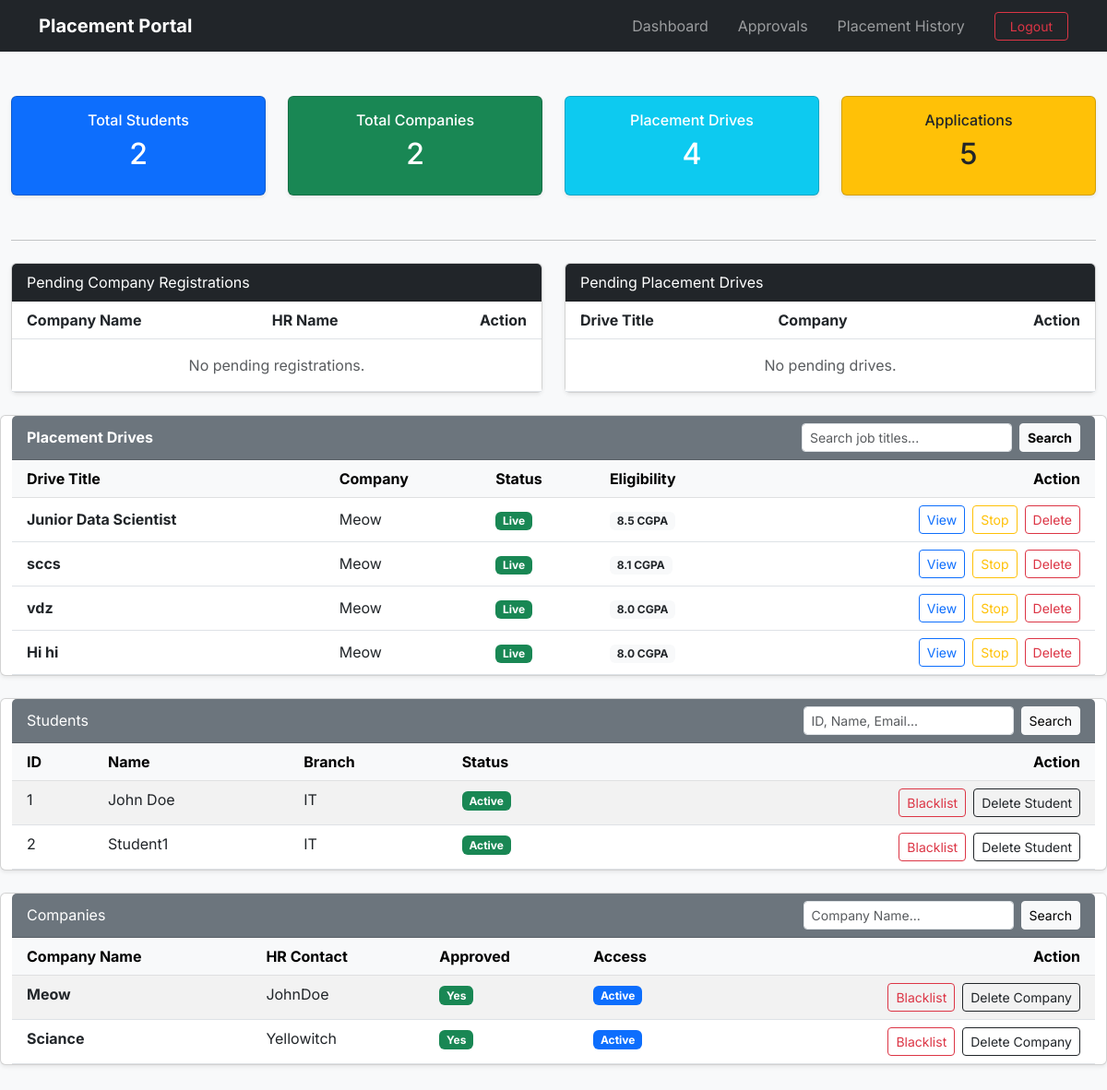
Page /admin/dashboard (signed in) on the earlier database version.
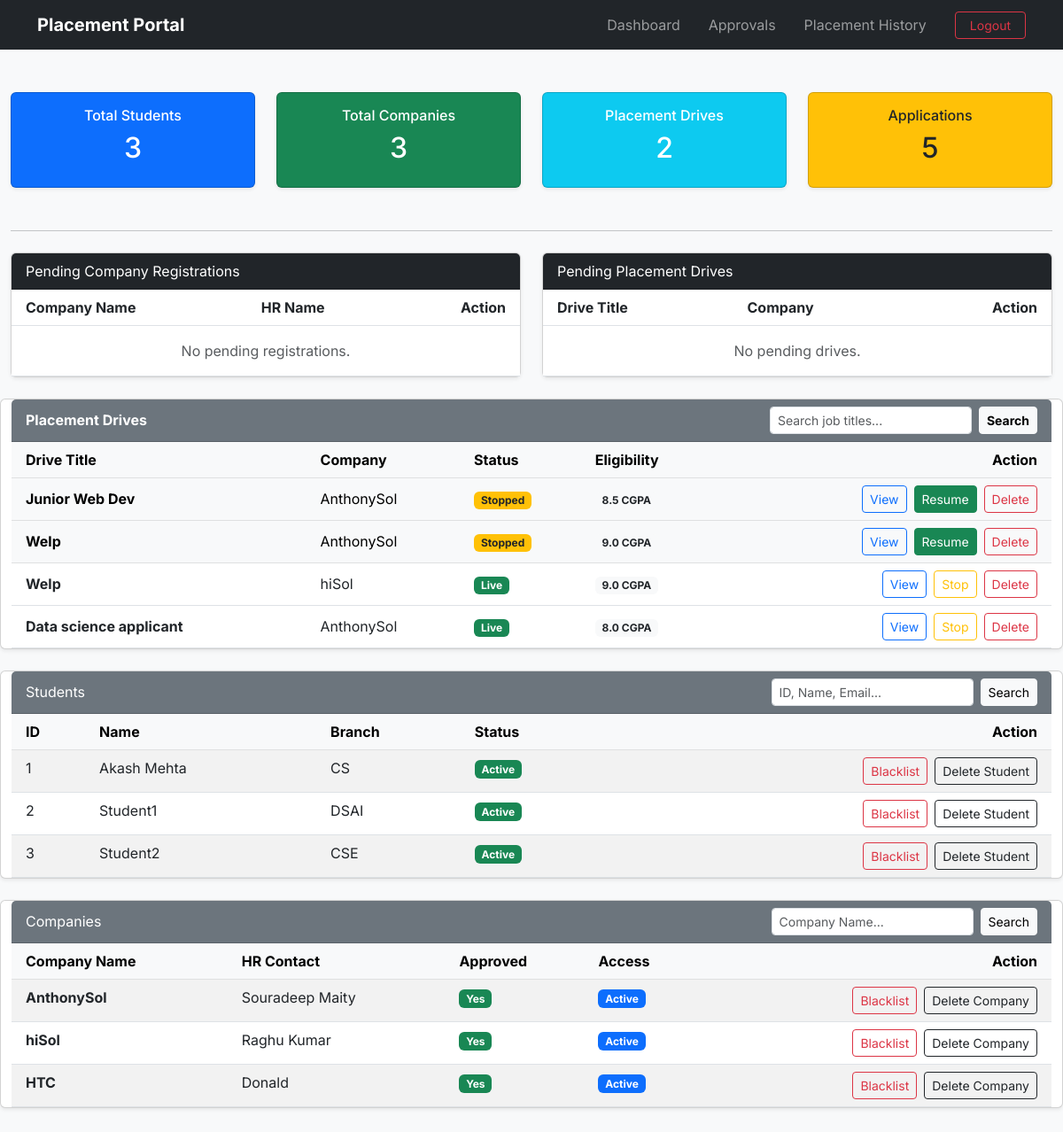
Same page on the later database version.
### application/models.py (models this page shows)
class PlacementDrive(db.Model):
    __tablename__="placement_drives"
    id=db.Column(db.Integer(),primary_key=True)
    company_id=db.Column(db.Integer(),db.ForeignKey("companies.id"),nullable=False)
    job_title=db.Column(db.String(200),nullable=False)
    job_description=db.Column(db.Text(),nullable=False)
    job_location=db.Column(db.String(200),nullable=False)
    eligibility_CGPA=db.Column(db.Float(),nullable=False)
    eligibility_criteria_others=db.Column(db.Text(),nullable=True)
    deadline=db.Column(db.DateTime(),nullable=False)
    status=db.Column(db.String(30),default='Pending') #Pending, Approved, Denied or Closed. Will be done by Admin
    allowed_branches=db.Column(db.Text(),nullable=False)
    allowed_years=db.Column(db.Text(),nullable=False)
    created_at=db.Column(db.DateTime(),default=datetime.now)
    company=db.relationship("Company",back_populates="drives") #Child side
    applications=db.relationship("Application",back_populates="drive",cascade="all,delete-orphan") #Parent side

class Company(db.Model):
    __tablename__="companies"
    id=db.Column(db.Integer(),primary_key=True)
    user_id=db.Column(db.Integer(),db.ForeignKey("users.id"),nullable=False)
    company_name=db.Column(db.String(200),nullable=False)
    hr_name=db.Column(db.String(100),nullable=True)
    hr_contact=db.Column(db.String(100),nullable=True)
    website=db.Column(db.String(200),nullable=True)
    is_approved=db.Column(db.Boolean(),default=False) # Until Admin toggles this on the company wont be approved and wont be shown in dashboard
    user=db.relationship("User",back_populates="company") #Child side
    drives=db.relationship("PlacementDrive",back_populates="company",cascade="all,delete-orphan") #Parent side

class Student(db.Model):
    __tablename__="students"
    id=db.Column(db.Integer(),primary_key=True)
    user_id=db.Column(db.Integer(),db.ForeignKey("users.id"),nullable=False)
    name=db.Column(db.String(100),nullable=False)
    college=db.Column(db.String(200),nullable=False)
    branch=db.Column(db.String(100),nullable=False)
    semester=db.Column(db.String(10),nullable=False)
    cgpa=db.Column(db.Float(),nullable=False)
    resume_path=db.Column(db.String(400)) #This will store the file path of where the resume is stored
    user=db.relationship("User",back_populates="student") #Child side
    applications=db.relationship("Application",back_populates="student",cascade="all,delete-orphan") #Parent side

class User(db.Model):
    __tablename__="users"
    id=db.Column(db.Integer(),primary_key=True)
    username=db.Column(db.String(100),nullable=False,unique=True)
    email=db.Column(db.String(200),nullable=False,unique=True)
    password=db.Column(db.String(255),nullable=False)
    role=db.Column(db.String(10),nullable=False,default="student")
    created_at=db.Column(db.DateTime(),default=datetime.now)
    is_blacklisted=db.Column(db.Boolean(),default=False)
    company=db.relationship("Company",back_populates="user",uselist=False,cascade="all,delete-orphan")
    student=db.relationship("Student",back_populates="user",uselist=False,cascade="all,delete-orphan")

### application/controllers.py (the view, shortened to what this page needs)
@app.route('/admin/dashboard')
def admin_dashboard():
    if session.get('role')!='admin':
        flash('Unauthorized!','danger')
        return redirect(url_for('login'))
    pending_companies=Company.query.filter_by(is_approved=False).all()
    all_students=Student.query.all()
    all_companies=Company.query.all()
    pending_drives=PlacementDrive.query.filter_by(status='Pending').all()
    active_drives=PlacementDrive.query.filter(PlacementDrive.status.in_(['Approved','Stopped'])).all()
    stats = {
        'students': Student.query.count(),
        'companies': Company.query.filter_by(is_approved=True).count(),
        'drives': PlacementDrive.query.filter_by(status='Approved').count(),
        'applications': Application.query.count()
    }
    s_q=request.args.get('student_q','')
    c_q=request.args.get('company_q','')
    student_query=Student.query
    all_students = student_query.all()
    company_query=Company.query.filter_by(is_approved=True)
    all_companies = company_query.all()
    d_q = request.args.get('drive_q', '')
    drive_query = PlacementDrive.query.filter(PlacementDrive.status.in_(['Approved', 'Stopped']))
    if d_q:
        drive_query = drive_query.filter(PlacementDrive.job_title.ilike(f'%{d_q}%') |
                                         PlacementDrive.allowed_branches.ilike(f'%{d_q}%')|
                                         PlacementDrive.allowed_years.ilike(f'%{d_q}%')|
                                         PlacementDrive.company.has(Company.company_name.ilike(f'%{d_q}%')))
    active_drives = drive_query.all()
    return render_template('admin_dashboard.html',
                           stats=stats,
                           pending_companies=pending_companies,
                           students=all_students,
                           all_companies=all_companies,
                           pending_drives=pending_drives,
                           active_drives=active_drives,
                           s_q=s_q,c_q=c_q,d_q=d_q)

### templates/admin_dashboard.html (shortened to what the changed rows need)
{% extends 'base.html' %}
{% block content %}
<div class="container-fluid mt-4">
    <div class="row">
        <div class="col-md-3 mb-4">
            <div class="card bg-primary text-white shadow-sm">
                <div class="card-body text-center">
                    <h6>Total Students</h6>
                    <h2>{{ stats.students }}</h2>
                </div>
            </div>
        </div>
        <div class="col-md-3 mb-4">
            <div class="card bg-success text-white shadow-sm">
                <div class="card-body text-center">
                    <h6>Total Companies</h6>
                    <h2>{{ stats.companies }}</h2>
                </div>
            </div>
        </div>
        <div class="col-md-3 mb-4">
            <div class="card bg-info text-white shadow-sm">
                <div class="card-body text-center">
                    <h6>Placement Drives</h6>
                    <h2>{{ stats.drives }}</h2>
                </div>
            </div>
        </div>
        <div class="col-md-3 mb-4">
            <div class="card bg-warning text-dark shadow-sm">
                <div class="card-body text-center">
                    <h2>{{ stats.applications }}</h2>
                </div>
            </div>
        </div>
    </div>
    <div class="row">
        <div class="col-md-6">
            <div class="card mb-4 shadow-sm">
                <div class="card-body p-0">
                    <table class="table table-hover mb-0">
                        <thead>
                            <tr>
                                <th class="ps-3">Company Name</th>
                                <th>HR Name</th>
                                <th class="text-end pe-3">Action</th>
                            </tr>
                        </thead>
                    </table>
                </div>
            </div>
        </div>
        <div class="col-md-6">
            <div class="card mb-4 shadow-sm">
                <div class="card-body p-0">
                    <table class="table table-hover mb-0">
                        <thead>
                            <tr>
                                <th class="ps-3">Drive Title</th>
                                <th class="ps-3">Company</th>
                                <th class="text-end pe-3">Action</th>
                            </tr>
                        </thead>
                    </table>
                </div>
            </div>
        </div>
        <div class="card shadow-sm mb-4">
        <div class="card-body p-0">
            <table class="table table-hover align-middle mb-0">
                <thead class="table-light">
                    <tr>
                        <th class="ps-3">Drive Title</th>
                        <th>Company</th>
                        <th>Status</th> <th>Eligibility</th>
                        <th class="text-end pe-3">Action</th>
                    </tr>
                </thead>
                <tbody>
                    {% for drive in active_drives %}
                    <tr class="{{ 'table-light text-muted' if drive.status == 'Stopped' }}"> <td class="ps-3">
                            <strong>{{ drive.job_title }}</strong>
                        </td>
                        <td>{{ drive.company.company_name }}</td>
                        <td>
                            {% if drive.status == 'Approved' %}
                                <span class="badge bg-success">Live</span>
                            {% else %}
                                <span class="badge bg-warning text-dark">Stopped</span>
                            {% endif %}
                        </td>
                        <td><span class="badge bg-light text-dark">{{ drive.eligibility_CGPA }} CGPA</span></td>
                        <td class="text-end pe-3">
                            <div class="d-flex justify-content-end gap-2">
                                <a href="{{ url_for('admin_review_drive', drive_id=drive.id) }}" class="btn btn-sm btn-outline-primary">View</a>
                                {% if drive.status == 'Approved' %}
                                    <form action="{{ url_for('stop_drive', drive_id=drive.id) }}" method="POST" class="m-0">
                                        <button type="submit" class="btn btn-sm btn-outline-warning">Stop</button>
                                    </form>
                                {% else %}
                                    <form action="{{ url_for('resume_drive', drive_id=drive.id) }}" method="POST" class="m-0">
                                        <button type="submit" class="btn btn-sm btn-success text-white">Resume</button>
                                    </form>
                                {% endif %}
                                <form action="{{ url_for('delete_drive', drive_id=drive.id) }}" method="POST" class="m-0">
                                    <button type="submit" class="btn btn-sm btn-outline-danger">Delete</button>
                                </form>
                            </div>
                        </td>
                    </tr>
                    {% else %}
                    <tr><td colspan="5" class="text-center py-4 text-muted">No matching drives found.</td></tr>
                    {% endfor %}
                </tbody>
            </table>
        </div>
    </div>
    <div class="card shadow-sm mb-4">
        <div class="card-body p-0">
            <table class="table table-striped mb-0">
                <thead class="table-light">
                    <tr>
                        <th class="ps-3">ID</th>
                        <th>Name</th>
                        <th>Branch</th>
                        <th>Status</th>
                        <th class="text-end pe-3">Action</th>
                    </tr>
                </thead>
                <tbody>
                    {% for student in students %}
                    <tr>
                        <td class="ps-3">{{ student.id }}</td>
                        <td>{{ student.name }}</td>
                        <td>{{ student.branch }}</td>
                        <td>
                            <span class="badge {{ 'bg-danger' if student.user.is_blacklisted else 'bg-success' }}">
                                {{ 'Blacklisted' if student.user.is_blacklisted else 'Active' }}
                            </span>
                        </td>
                        <td class="text-end pe-3">
                            <div class="d-flex justify-content-end gap-2 align-items-center">
                                <form action="{{ url_for('toggle_blacklist', user_id=student.user_id) }}" method="POST" class="m-0">
                                    <button type="submit" class="btn btn-sm {{ 'btn-outline-warning' if student.user.is_blacklisted else 'btn-outline-danger' }}">
                                        {{ 'Activate' if student.user.is_blacklisted else 'Blacklist' }}
                                    </button>
                                </form>
                                <form action="{{ url_for('delete_user', user_id=student.user_id) }}" method="POST" class="m-0">
                                    <button type="submit" class="btn btn-sm btn-outline-dark">Delete Student</button>
                                </form>
                            </div>
                        </td>
                    </tr>
                    {% else %}
                    <tr><td colspan="5" class="text-center py-4 text-muted">No students found matching your search.</td></tr>
                    {% endfor %}
                </tbody>
            </table>
        </div>
    </div>
    <div class="card shadow-sm mb-4">
        <div class="card-body p-0">
            <table class="table table-striped mb-0">
                <thead class="table-light">
                    <tr>
                        <th class="ps-3">Company Name</th>
                        <th>HR Contact</th>
                        <th>Approved</th>
                        <th>Access</th>
                        <th class="text-end pe-3">Action</th>
                    </tr>
                </thead>
                <tbody>
                    {% for company in all_companies %}
                    <tr>
                        <td class="ps-3"><strong>{{ company.company_name }}</strong></td>
                        <td>{{ company.hr_name }}</td>
                        <td>
                            <span class="badge {{ 'bg-success' if company.is_approved else 'bg-warning text-dark' }}">
                                {{ 'Yes' if company.is_approved else 'No' }}
                            </span>
                        </td>
                        <td>
                            <span class="badge {{ 'bg-danger' if company.user.is_blacklisted else 'bg-primary' }}">
                                {{ 'Blacklisted' if company.user.is_blacklisted else 'Active' }}
                            </span>
                        </td>
                        <td class="text-end pe-3">
                            <div class="d-flex justify-content-end gap-2 align-items-center">
                                <form action="{{ url_for('toggle_blacklist', user_id=company.user_id) }}" method="POST" class="m-0">
                                    <button type="submit" class="btn btn-sm {{ 'btn-outline-warning' if company.user.is_blacklisted else 'btn-outline-danger' }}">
                                        {{ 'Activate' if company.user.is_blacklisted else 'Blacklist' }}
                                    </button>
                                </form>
                                <form action="{{ url_for('delete_user', user_id=company.user_id) }}" method="POST" class="m-0">
                                    <button type="submit" class="btn btn-sm btn-outline-dark">Delete Company</button>
                                </form>
                            </div>
                        </td>
                    </tr>
                    {% else %}
                    <tr><td colspan="5" class="text-center py-4 text-muted">No companies found matching your search.</td></tr>
                    {% endfor %}
                </tbody>
            </table>
        </div>
    </div>
</div>
{% endblock %}

Differences in the rows shown:
removed PlacementDrive: job_title "sccs", company.company_name "Meow", status "Live", eligibility_CGPA "8.1"
removed PlacementDrive: job_title "vdz", company.company_name "Meow", status "Live", eligibility_CGPA "8.0"
removed PlacementDrive: job_title "Hi hi", company.company_name "Meow", status "Live", eligibility_CGPA "8.0"
changed PlacementDrive: job_title "Junior Data Scientist" → "Junior Web Dev"; company.company_name "Meow" → "AnthonySol"; status "Live Stop" → "Stopped Resume"
added PlacementDrive: job_title "Welp", company.company_name "AnthonySol", status "Stopped", eligibility_CGPA "9.0"
now on this page (row edited): PlacementDrive: job_title "Welp", company.company_name "hiSol", status "Live", eligibility_CGPA "9.0"
added PlacementDrive: job_title "Data science applicant", company.company_name "AnthonySol", status "Live", eligibility_CGPA "8.0"
changed Student id 1: name "John Doe" → "Akash Mehta"; branch "IT" → "CS"
changed Student "Student1": branch "IT" → "DSAI"
added Student: id "3", name "Student2", branch "CSE"
added User: is_blacklisted "Active", is_blacklisted "Blacklist"
changed Company: company_name "Meow" → "AnthonySol"; hr_name "JohnDoe" → "Souradeep Maity"
changed Company: company_name "Sciance" → "hiSol"; hr_name "Yellowitch" → "Raghu Kumar"
added Company: company_name "HTC", hr_name "Donald", is_approved "Yes"
added User: is_blacklisted "Active", is_blacklisted "Blacklist"
Other differences:
{{ stats.students }}: "2" → "3"
{{ stats.companies }}: "2" → "3"
{{ stats.drives }}: "4" → "2"
